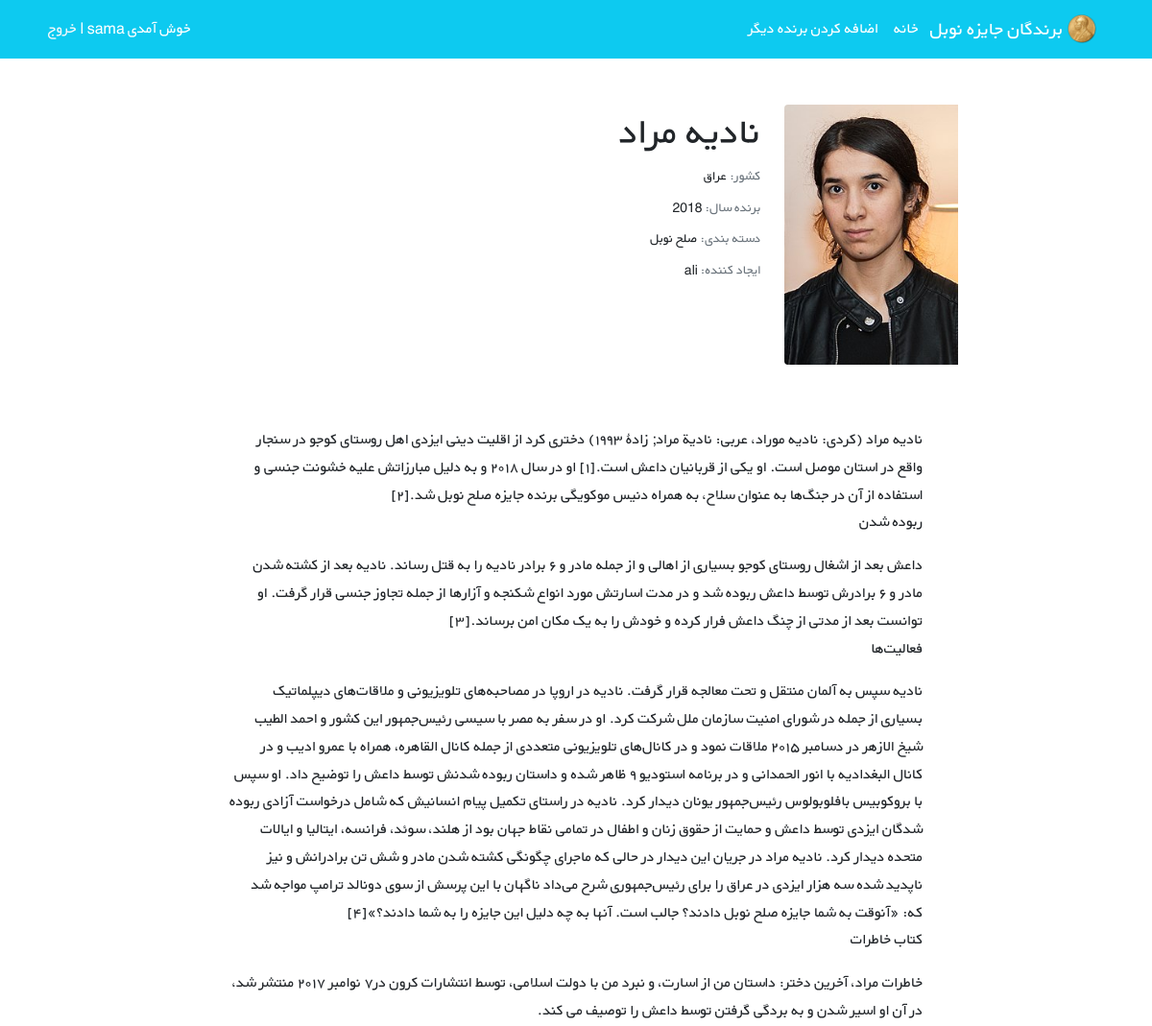
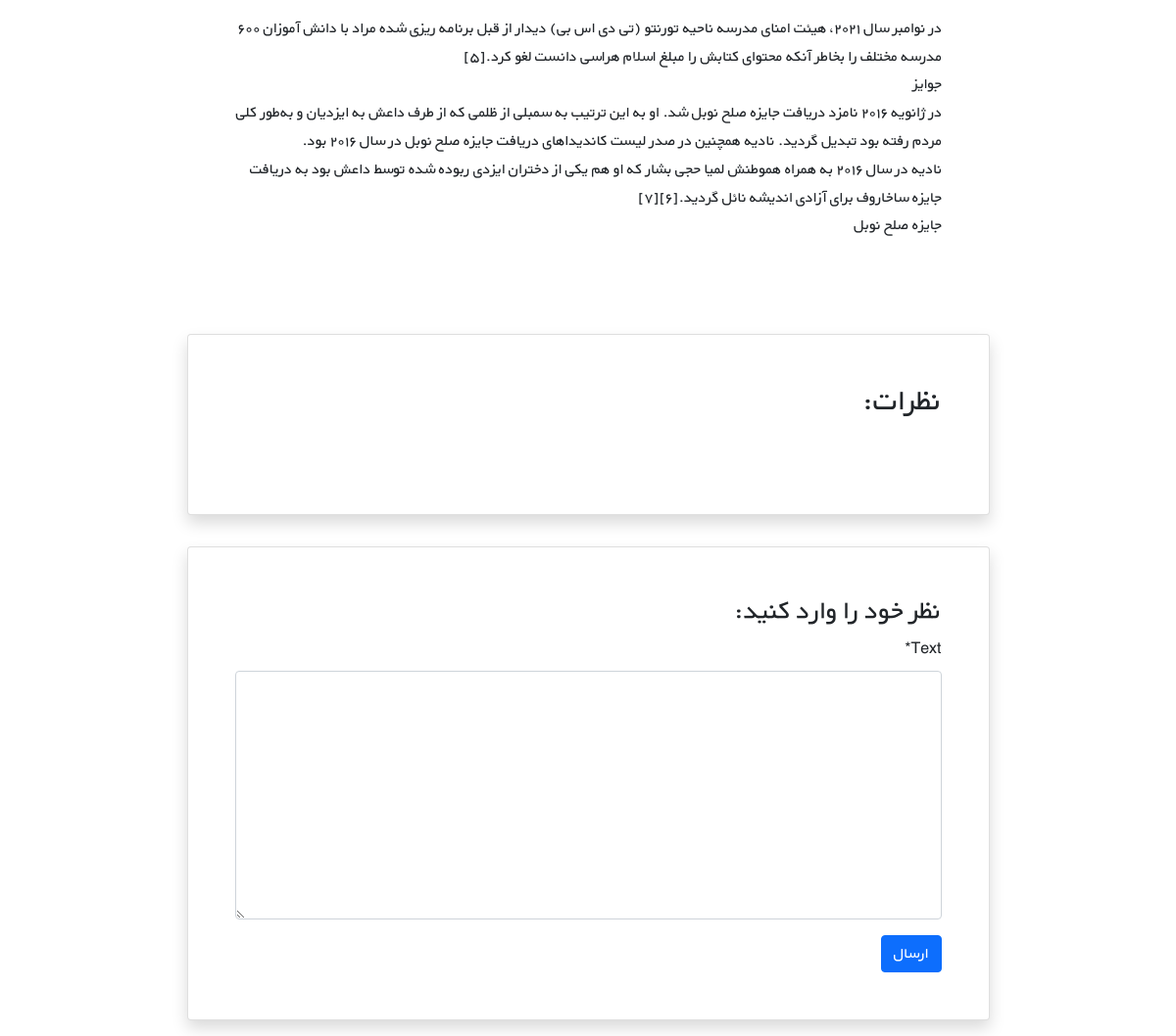
The page /nobels/22/ (signed in) on the database its author committed (2 pictures, top to bottom).
### nobels/models.py (models this page shows, shortened)
class Nobel(models.Model):
    STATUS_CHOICES = (
        ('اقتصاد', 'اقتصاد'),
        ("ادبیات", "ادبیات"),
        ('شیمی', 'شیمی'),
        ("فیزیک", "فیزیک"),
        ("صلح نوبل", "صلح نوبل"),
        ("فیزیولوژی و پزشکی", "فیزیولوژی و پزشکی"),
    )
    user = models.ForeignKey(get_user_model(), on_delete=models.CASCADE)
    name = models.CharField(max_length=200)
    description = models.TextField()
    year = models.PositiveIntegerField()
    country = models.CharField(max_length=50)
    grouping = models.CharField(choices=STATUS_CHOICES, max_length=23)
    cover = models.ImageField(upload_to="covers/", blank=True)
    datetime_created = models.DateTimeField(auto_now_add=True)
    datetime_modified = models.DateTimeField(auto_now=True)

### accounts/models.py (models this page shows)
class CustomUser(AbstractUser):
    age = models.PositiveIntegerField(null=True, blank=True)

### nobels/views.py (the view)
# urls.py: path("<int:pk>/", nobe_detail_view, name="nobel_detail"),
@login_required()
def nobe_detail_view(request, pk):
    nobel = get_object_or_404(Nobel, pk=pk)
    nobel_comments = nobel.comments.all()
    if request.method == "POST":
        comment_form = CommentForm(request.POST)
        if comment_form.is_valid():
            new_comment = comment_form.save(commit=False)
            new_comment.nobel = nobel
            new_comment.user = request.user
            new_comment.save()
            comment_form = CommentForm()
    else:
        comment_form = CommentForm()
    return render(request, "nobels/nobel_detail.html", {
        "nobel": nobel,
        "comments": nobel_comments,
        "comment_form": comment_form,
    })

### nobels/forms.py
class CommentForm(forms.ModelForm):
    class Meta:
        model = Comment
        fields = ("text",)

### nobels/templates/nobels/nobel_detail.html (shortened to what this page needs)
{% extends "_base.html" %}
{% load crispy_forms_tags %}
{% block content %}
    <div class="container mt-5" dir="rtl">
        <div class="">
            <div class="">
                <div class="d-flex justify-content-center">
                    <div class="row w-sm-75 w-100">
                        <div class="col-xs-12 col-md-3 d-flex justify-content-center">
                            <div>
                                {% if nobel.cover %}
                                    <img src="{{ nobel.cover.url }}"
                                         class="img-fluid rounded-start" alt="...">
                                {% endif %}
                            </div>
                        </div>
                        <div class="col-xs-12 col-md-6 text-center text-md-end mt-md-1 mt-4">
                            <h1>{{ nobel.name }}</h1>
                            <h5 class="small my-1"><span class="text-muted">کشور: </span>{{ nobel.country }}</h5>
                            <h5 class="small my-1"><span class="text-muted">برنده سال: </span>{{ nobel.year }}</h5>
                            <h5 class="small my-1"><span class="text-muted">دسته بندی: </span>{{ nobel.grouping }}</h5>
                            <h5 class="small my-1"><span
                                    class="text-muted">ایجاد کننده: </span>{{ nobel.user.username }}</h5>
                        </div>
                        <div class="col-xs-12 mt-3 col-md-2 d-flex flex-column">
                        </div>
                    </div>
                </div>
                <div class="d-flex justify-content-center">
                    <div class="my-3 p-5 w-sm-75 w-100">
                        {{ nobel.description|linebreaks }}
                    </div>
                </div>
                <div class="d-flex justify-content-center">
                    <div class="card shadow my-3 p-5 w-sm-75 w-100">
                        <h2 class="mb-5">نظرات:</h2>
                    </div>
                </div>
                <div class="d-flex justify-content-center">
                    <div class="card shadow my-3 p-5 w-sm-75 w-100">
                        <h3>نظر خود را وارد کنید:</h3>
                        <form method="POST">
                            {{ comment_form|crispy }}
                            <button type="submit" class="btn btn-primary">ارسال</button>
                        </form>
                    </div>
                </div>
            </div>
        </div>
    </div>
{% endblock %}

### static/css/style.css (style rules this page uses)
* { font-family: 'BYekan', sans-serif; line-height: 1.8rem; }
@media (min-width: 576px) { .w-sm-75 { width: 75%!important; } }

### rows shown on the page
Nobel: cover (picture), name "نادیه مراد", country "عراق", year "2018", grouping "صلح نوبل", user.username "ali", description "نادیه مراد (کردی: نادیه موراد، عربی: نادیة مراد; زادهٔ ۱۹۹۳) دختری کرد از اقلیت دینی ایزدی اهل روستای کوجو در سنجار واقع در استان موصل است. او یکی از قربانیان داعش است.[۱] او در سال ۲۰۱۸ و به دلیل مبارزاتش علیه خشونت جنسی و استفاده از آن در جنگ‌ها به عنوان سلاح، به همراه دنیس موکویگی برنده جایزه صلح نوبل شد.[۲] ربوده شدن داعش بعد از اشغال روستای کوجو بسیاری از اهالی و از جمله مادر و ۶ برادر نادیه را به قتل رساند. نادیه بعد از کشته شدن مادر و ۶ برادرش توسط داعش ربوده شد و در مدت اسارتش مورد انواع شکنجه و آزارها از جمله تجاوز جنسی قرار گرفت. او توانست بعد از مدتی از چنگ داعش فرار کرده و خودش را به یک مکان امن برساند.[۳] فعالیت‌ها نادیه سپس به آلمان منتقل و تحت معالجه قرار گرفت. نادیه در اروپا…"
